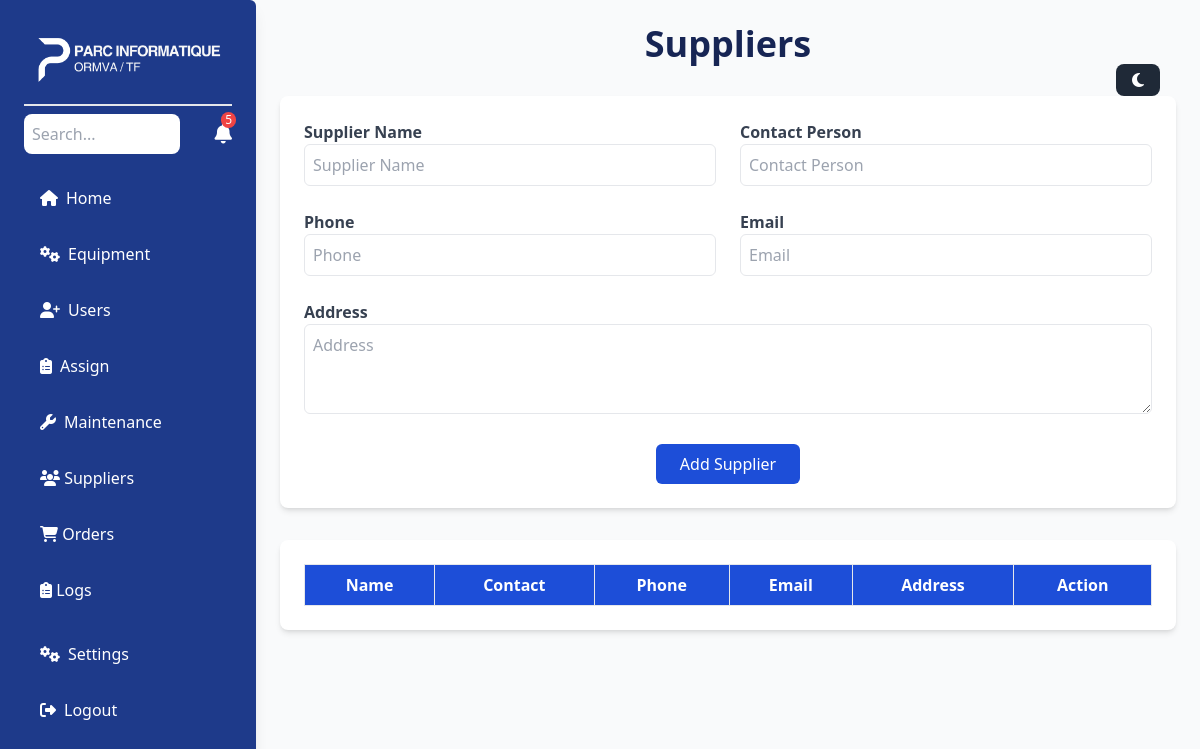
Before: /suppliers.php with the older database file.
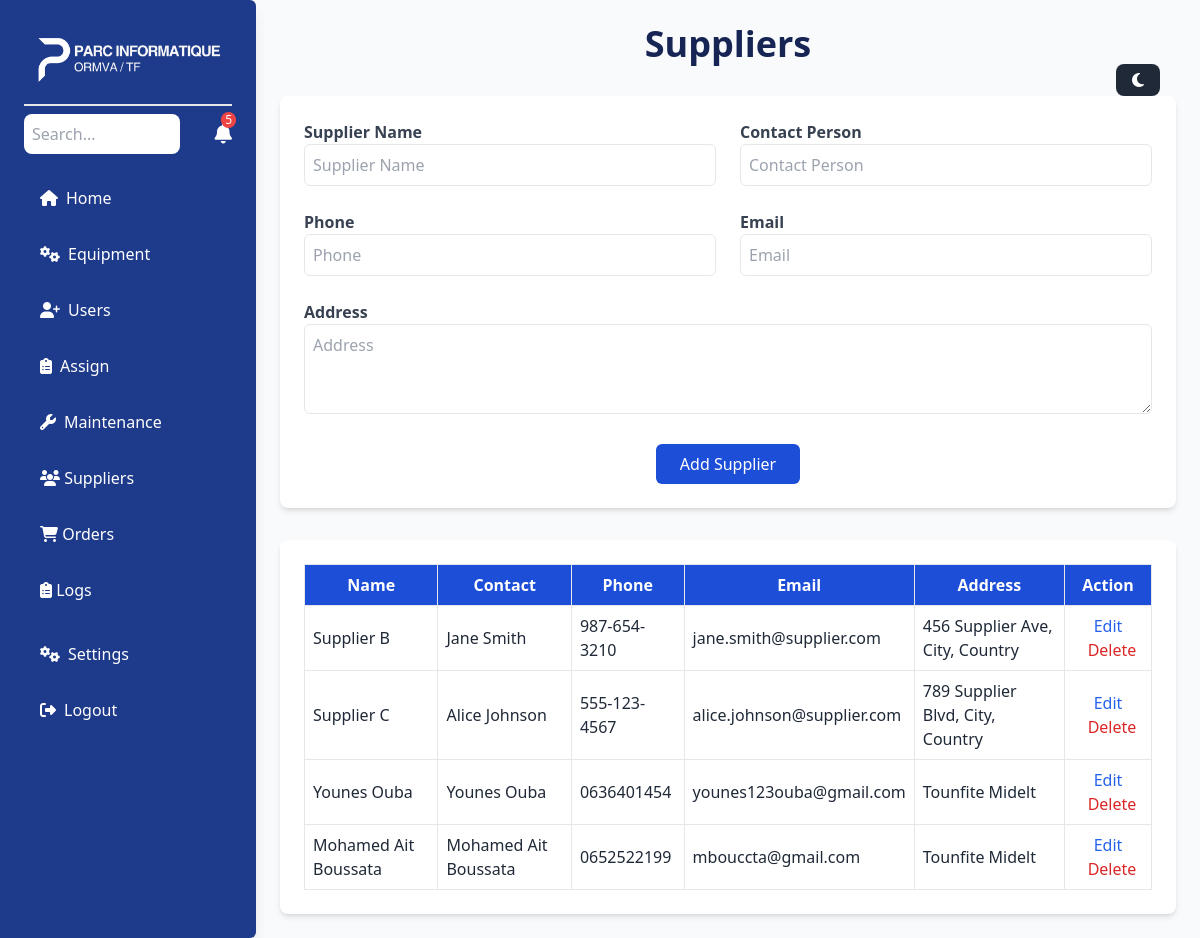
After: the same page with the newer database file.
### tables this page shows
CREATE TABLE `suppliers` (
  `id` int(11) NOT NULL,
  `name` varchar(100) NOT NULL,
  `contact_person` varchar(100) DEFAULT NULL,
  `phone` varchar(20) DEFAULT NULL,
  `email` varchar(100) DEFAULT NULL,
  `address` text DEFAULT NULL,
  `created_at` timestamp NOT NULL DEFAULT current_timestamp()
);

### suppliers.php (the view, shortened to what the changed rows need)
<?php
include 'db.php';
$sql = "SELECT * FROM suppliers";
$result = $conn->query($sql);
?>
<!DOCTYPE html>
<html lang="en">
<head>
    <script src="https://cdn.tailwindcss.com"></script>
</head>
<body class="bg-gray-50 text-gray-800">
    <div class="ml-64 p-6">
        <h2 class="text-4xl font-bold text-center mb-8 text-blue-950">Suppliers</h2>
        <div class="bg-white p-6 rounded-lg shadow-md">
            <table class="w-full border-collapse">
                <thead>
                    <tr class="bg-blue-700 text-white">
                        <th class="p-2 border">Name</th>
                        <th class="p-2 border">Contact</th>
                        <th class="p-2 border">Phone</th>
                        <th class="p-2 border">Email</th>
                        <th class="p-2 border">Address</th>
                        <th class="p-2 border">Action</th>
                    </tr>
                </thead>
                <tbody>
                    <?php while ($row = $result->fetch_assoc()): ?>
                    <tr class="hover:bg-gray-100">
                        <td class="p-2 border"><?= $row['name'] ?></td>
                        <td class="p-2 border"><?= $row['contact_person'] ?></td>
                        <td class="p-2 border"><?= $row['phone'] ?></td>
                        <td class="p-2 border"><?= $row['email'] ?></td>
                        <td class="p-2 border"><?= $row['address'] ?></td>
                        <td class="p-2 border text-center">
                            <a href="edit_supplier.php?id=<?= $row['id'] ?>" class="text-blue-600 hover:underline">Edit</a>
                            <a href="delete_supplier.php?id=<?= $row['id'] ?>" class="text-red-600 hover:underline ml-2">Delete</a>
                        </td>
                    </tr>
                    <?php endwhile; ?>
                </tbody>
            </table>
        </div>
    </div>
</body>
</html>

Changed rows visible on the page:
added suppliers: name "Supplier B", contact_person "Jane Smith", phone "987-654-3210", email "jane.smith@supplier.com", address "456 Supplier Ave, City, Country"
added suppliers: name "Supplier C", contact_person "Alice Johnson", phone "555-123-4567", email "alice.johnson@supplier.com", address "789 Supplier Blvd, City, Country"
added suppliers: name "Younes Ouba", contact_person "Younes Ouba", phone "0636401454", email "younes123ouba@gmail.com", address "Tounfite Midelt"
added suppliers: name "Mohamed Ait Boussata", contact_person "Mohamed Ait Boussata", phone "0652522199", email "mbouccta@gmail.com", address "Tounfite Midelt"
